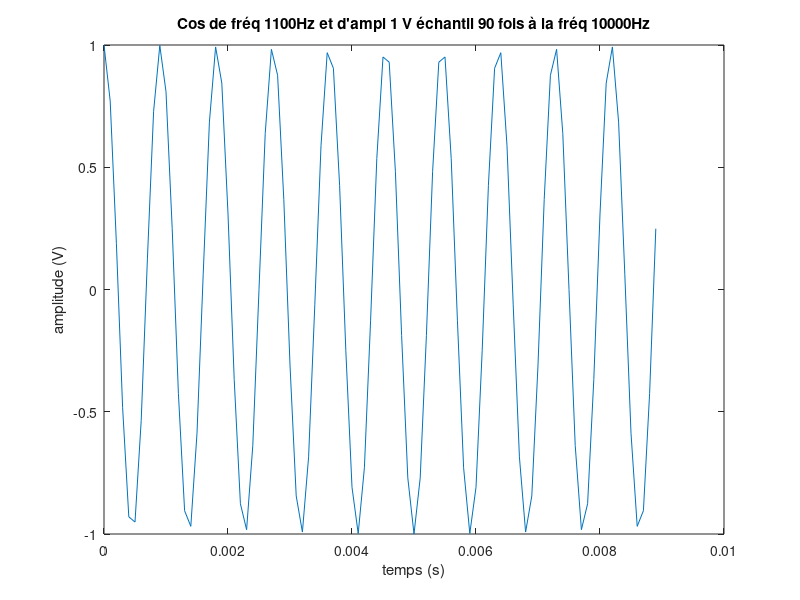
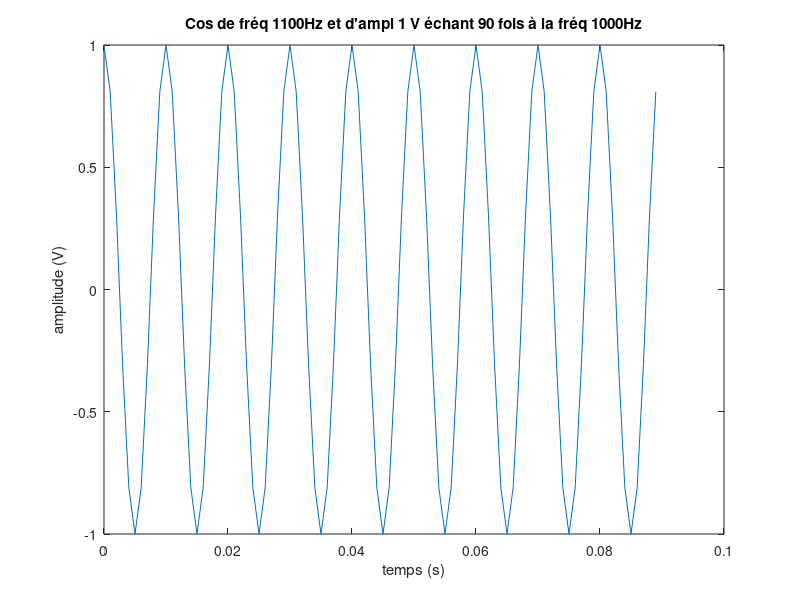
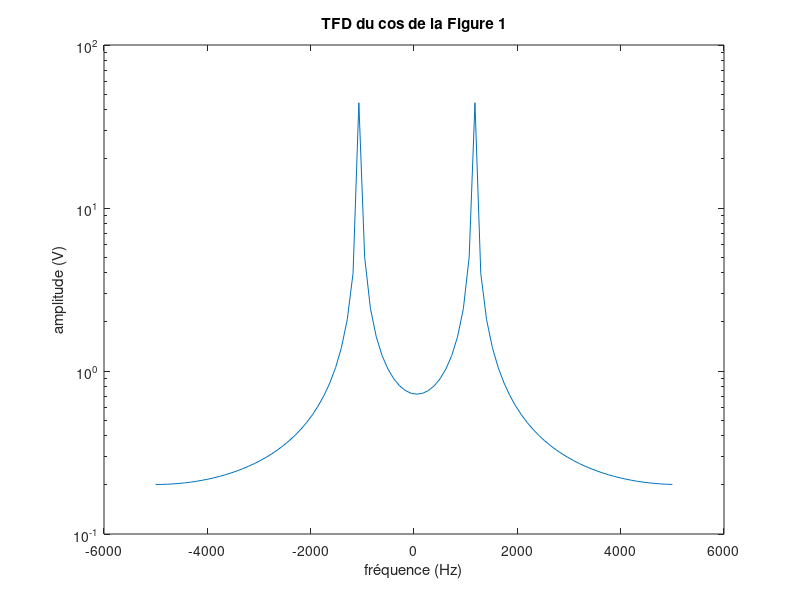
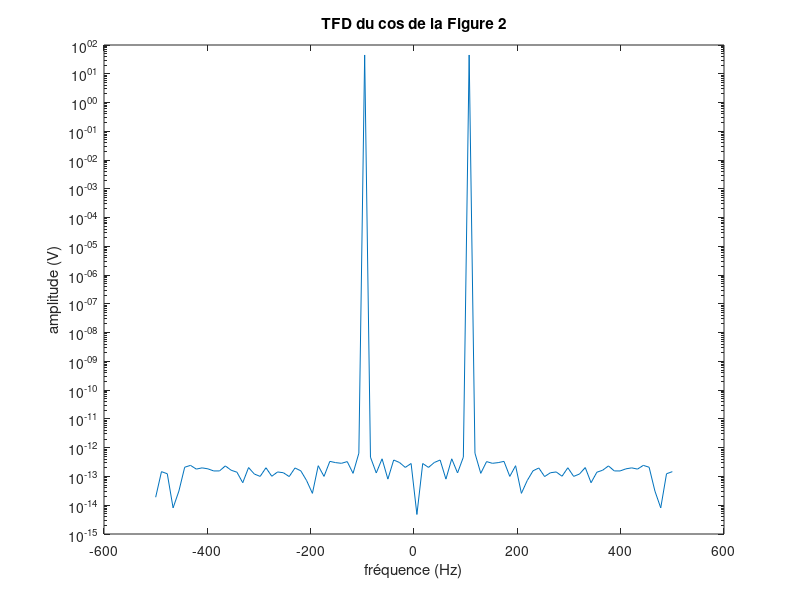

MATLAB code for these plots, in order:
%%%%5.2%%%%

%1.
f0 = 1100;
Fe = 10000;
N = 90;
A = 1;

t = linspace(0,(N-1)/Fe,N);
x = A*cos(2*pi*f0*t);

%2.
%Figure 1
figure(1);
plot(t,x);
title('Cos de fréq 1100Hz et d''ampl 1 V échantil 90 fois à la fréq 10000Hz')
xlabel('temps (s)')
ylabel('amplitude (V)')

%3.
Fe = 1000;

t = linspace(0,(N-1)/Fe,N);
x = A*cos(2*pi*f0*t);

%4.
%Figure 2
figure(2);
plot(t,x);
title('Cos de fréq 1100Hz et d''ampl 1 V échant 90 fois à la fréq 1000Hz')
xlabel('temps (s)')
ylabel('amplitude (V)')


%%%%5.3%%%%

%2.
%(a)
Fe = 10000;

t = linspace(0,(N-1)/Fe,N);
x = A*cos(2*pi*f0*t);

X = fftshift(fft(x));

Xabs = abs(X);

f = linspace(-Fe/2,Fe/2,N);

%Figure 3
figure(3);
semilogy(f,Xabs);
title('TFD du cos de la Figure 1')
xlabel('fréquence (Hz)')
ylabel('amplitude (V)')

%(b)
Fe = 1000;

t = linspace(0,(N-1)/Fe,N);
x = A*cos(2*pi*f0*t);

X = fftshift(fft(x));

Xabs = abs(X);

f = linspace(-Fe/2,Fe/2,N);

%Figure 4
figure(4);
semilogy(f,Xabs);
title('TFD du cos de la Figure 2')
xlabel('fréquence (Hz)')
ylabel('amplitude (V)')








